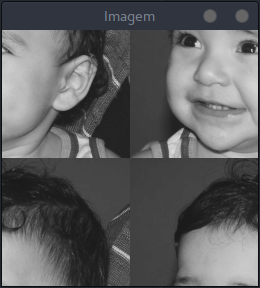
//> input picture u1/cap2_trocaregioes/img_saida.png, 260 x 288 px
$ ./trocaregioes img_saida.png   (built with g++ and OpenCV 4)
//> lines starting //> are read from the running program, lines starting //| are printed output that depends on the picture
#include <iostream>
#include <cv.h>
#include <highgui.h>
#include <opencv2/opencv.hpp>
using namespace cv;
using namespace std;
//
int main(int argc, char** argv)
{
    Mat image, aux, aux2;
    image = imread(argv[1], CV_LOAD_IMAGE_GRAYSCALE);
//> image: 288 rows x 260 cols, CV_8UC1; min 12, max 219, mean 94.3
    if (!image.data)
	{
        cout << "Não foi possível abrir ou encontrar a imagem." << endl;
        return 0;
    }
//
    aux = image(Rect(0, 0, 128, 128)).clone();
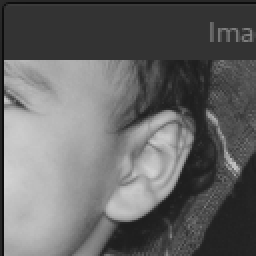
//> aux: 128 rows x 128 cols, CV_8UC1 (shown 2 times larger); min 13, max 211, mean 101.4
    aux2 = image(Rect(128, 128, 128, 128)).clone();
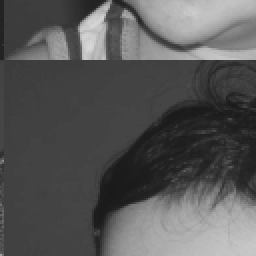
//> aux2: 128 rows x 128 cols, CV_8UC1 (shown 2 times larger); min 26, max 216, mean 86.8
    aux.copyTo(image(Rect(128, 128, 128, 128)));
    aux2.copyTo(image(Rect(0, 0, 128, 128)));
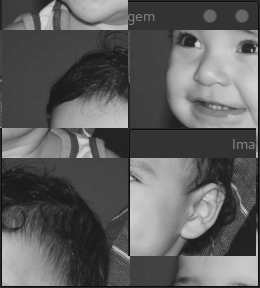
//> image: 288 rows x 260 cols, CV_8UC1; min 12, max 219, mean 94.3
//
    aux = image(Rect(0, 128, 128, 128)).clone();
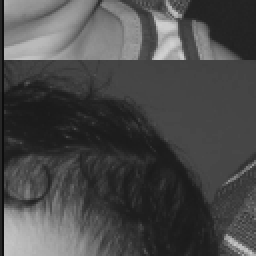
//> aux: 128 rows x 128 cols, CV_8UC1 (shown 2 times larger); min 13, max 208, mean 73.8
    aux2 = image(Rect(128, 0, 128, 128)).clone();
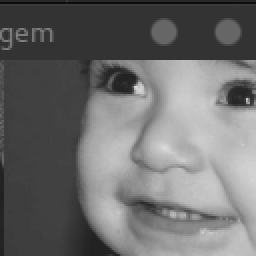
//> aux2: 128 rows x 128 cols, CV_8UC1 (shown 2 times larger); min 13, max 219, mean 108.9
    aux.copyTo(image(Rect(128, 0, 128, 128)));
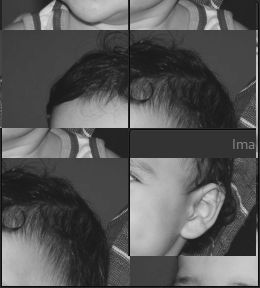
//> image: 288 rows x 260 cols, CV_8UC1; min 12, max 216, mean 86.6
    aux2.copyTo(image(Rect(0, 128, 128, 128)));
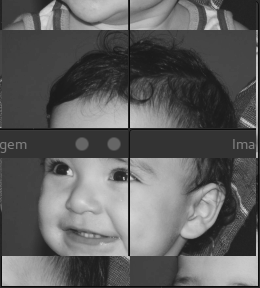
//> image: 288 rows x 260 cols, CV_8UC1; min 12, max 219, mean 94.3
//
    namedWindow("Imagem", WINDOW_AUTOSIZE);
    imshow("Imagem", image);
    waitKey();
    return 0;
}
